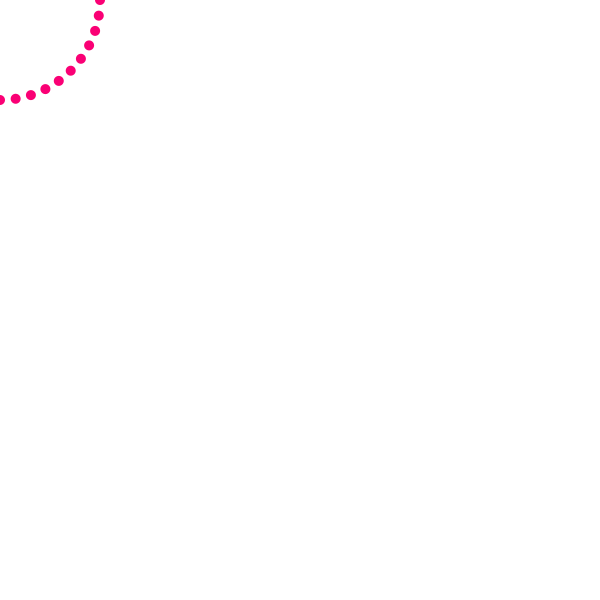
Frame 1 (no input)
Frame 60 (the mouse pressed at the canvas centre just before this capture): identical to frame 1, image omitted
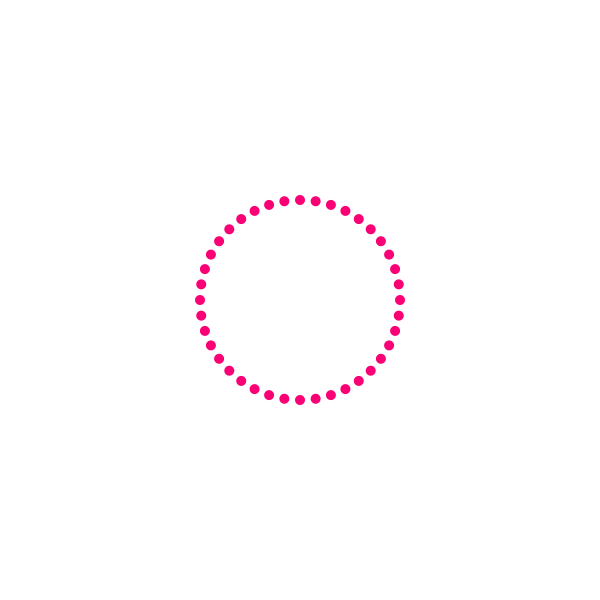
Frame 120 (the mouse held since frame 60 and released just before this capture)

The Processing sketch that drew these frames (run headless with seeded random() and noise(); from frame 60 on, the mouse is pressed at the canvas centre):

// Processing sketch: circlesAroundCircle
// ── circlesAroundCircle.pde
/*/////////////////////
Created by Nidhi Malhotra
for MFADT CCLab Fall 12
/////////////////////*/

int numberOfCircles = 40;
float x, y, angle;

int radius = 100;

void setup(){
  
  size(600, 600);
  smooth();
  noStroke();
  fill(250, 0, 117);
}

void draw() {
  background(255);
  //total angle of a circle is TWO PI or 360 degrees
  //divide the total angle by number of circles in order to get the angle for the placement of each circle
  angle = TWO_PI / numberOfCircles;
  
  for(int i=0; i<numberOfCircles; i++){
    
    // x coordinate of small circle around the radius of big circle
    x = (mouseX) + (radius * cos(angle*i));  
    
    // y coordinate of small circle around the radius of big circle
    y = (mouseY) + (radius * sin(angle*i));
    ellipse(x, y, 10, 10);

  }
  
}
